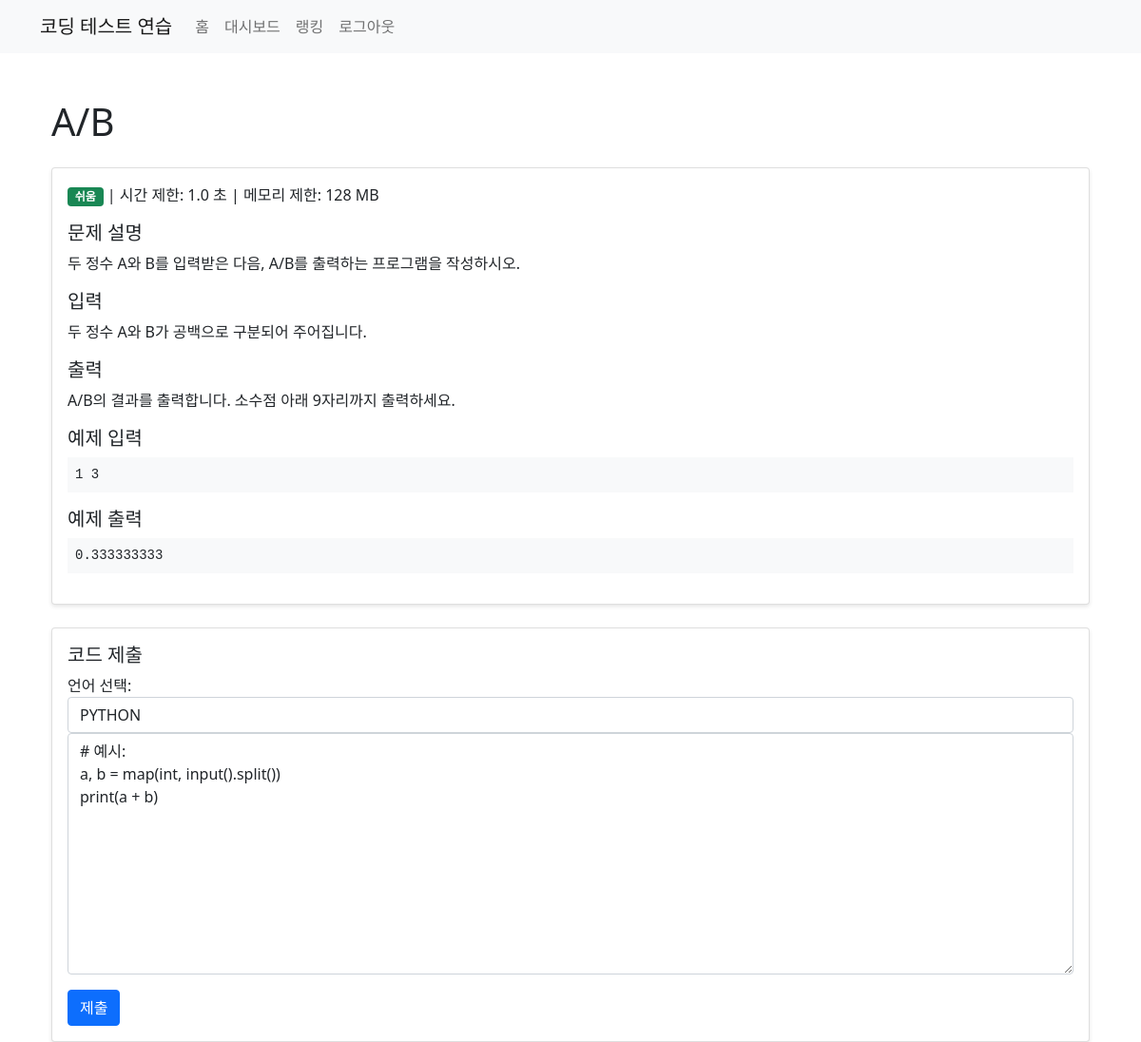
/problem/4 (signed in), run on the app's committed database.
### app.py (models this page shows)
class Problem(db.Model):
    id = db.Column(db.Integer, primary_key=True)
    title = db.Column(db.String(100), nullable=False)
    difficulty = db.Column(db.String(20), nullable=False)
    time_limit = db.Column(db.Float, nullable=False)
    memory_limit = db.Column(db.Integer, nullable=False)
    description = db.Column(db.Text, nullable=False)
    input_description = db.Column(db.Text, nullable=False)
    output_description = db.Column(db.Text, nullable=False)
    input_format = db.Column(db.Text, nullable=False)
    output_format = db.Column(db.Text, nullable=False)
    example_input = db.Column(db.Text, nullable=False)
    example_output = db.Column(db.Text, nullable=False)
    test_cases = db.Column(db.Text, nullable=False)
    submissions = db.Column(db.Integer, default=0)
    correct_submissions = db.Column(db.Integer, default=0)
    supported_languages = db.Column(db.String(100), nullable=False, default='python,c,cpp,java,swift')
    problem_submissions = db.relationship('Submission', backref='problem', lazy=True)

### app.py (the view)
@app.route('/problem/<int:problem_id>')
@login_required
def problem(problem_id):
    problem = Problem.query.get_or_404(problem_id)
    return render_template('problem.html', problem=problem)

### app.py (called while the page is built)
@login_manager.user_loader
def load_user(user_id):
    return User.query.get(int(user_id))

### templates/problem.html (shortened to what this page needs)
{% extends "base.html" %}
{% block content %}
<div class="container mt-5">
    <h1 class="mb-4">{{ problem.title }}</h1>
    <div class="card mb-4">
        <div class="card-body">
            <p class="card-text">
                <span class="badge
                    {% if problem.difficulty == '쉬움' %}bg-success
                    {% elif problem.difficulty == '보통' %}bg-warning
                    {% elif problem.difficulty == '어려움' %}bg-danger
                    {% endif %}">
                    {{ problem.difficulty }}
                </span>
                | 시간 제한: {{ problem.time_limit }} 초
                | 메모리 제한: {{ problem.memory_limit }} MB
            </p>
            <h5>문제 설명</h5>
            <p>{{ problem.description }}</p>
            <h5>입력</h5>
            <p>{{ problem.input_format }}</p>
            <h5>출력</h5>
            <p>{{ problem.output_format }}</p>
            <h5>예제 입력</h5>
            <pre class="bg-light p-2">{{ problem.example_input }}</pre>
            <h5>예제 출력</h5>
            <pre class="bg-light p-2">{{ problem.example_output }}</pre>
        </div>
    </div>
    <div class="card">
        <div class="card-body">
            <h5 class="card-title">코드 제출</h5>
            <form action="{{ url_for('submit', problem_id=problem.id) }}" method="POST">
                <div class="form-group">
                    <label for="language">언어 선택:</label>
                    <select class="form-control" id="language" name="language">
                        {% for lang in problem.supported_languages.split(',') %}
                            <option value="{{ lang }}">{{ lang|upper }}</option>
                        {% endfor %}
                    </select>
                </div>
                <div class="form-group">
                    <textarea class="form-control" id="code" name="code" rows="10" placeholder="여기에 코드를 작성하세요.">
# 예시:
a, b = map(int, input().split())
print(a + b)
                    </textarea>
                </div>
                <button type="submit" class="btn btn-primary mt-3">제출</button>
            </form>
        </div>
    </div>
</div>
{% endblock %}

### templates/problem.html (style rules this page uses)
pre { white-space: pre-wrap; word-wrap: break-word; }
.card { box-shadow: 0 2px 4px rgba(0,0,0,0.1); }

### data on the page
Problem: title "A/B", difficulty "쉬움", time_limit "1.0", memory_limit "128", description "두 정수 A와 B를 입력받은 다음, A/B를 출력하는 프로그램을 작성하시오.", input_format "두 정수 A와 B가 공백으로 구분되어 주어집니다.", output_format "A/B의 결과를 출력합니다. 소수점 아래 9자리까지 출력하세요.", example_input "1 3", example_output "0.333333333", language "PYTHON"
